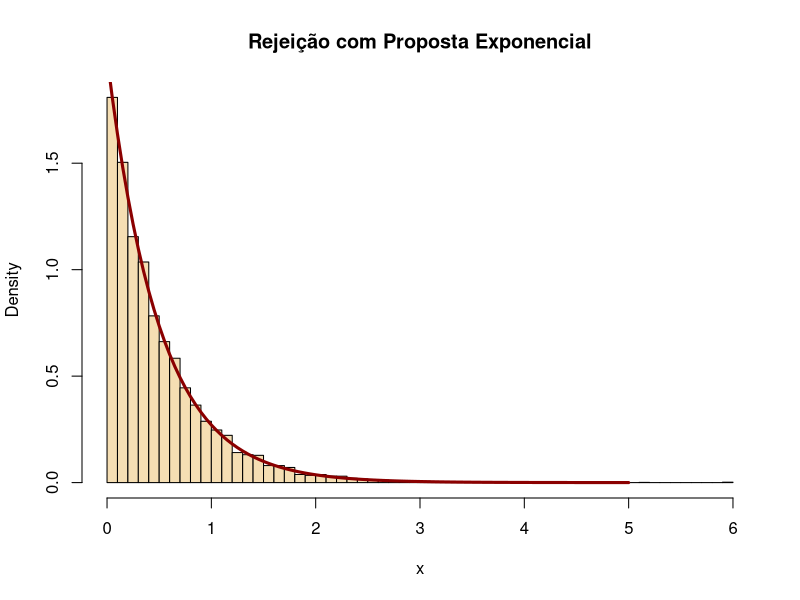

The R script that drew this image:
# Densidades
p <- function(x) { 2 * exp(-2 * x) }
h <- function(x) { exp(-x) }

gerar_X_rejeicao_exp <- function(n) {
  amostras <- numeric(n)
  aceitos <- 0
  c <- 2 # Constante calculada
  
  while(aceitos < n) {
    # 1. Gerar Y seguindo h(x) (Método da Inversa para Exponencial)
    u_inv <- runif(1)
    y <- -log(1 - u_inv) # Gerador de Y ~ Exp(1)
    
    # 2. Gerar U para o teste de aceitação
    u <- runif(1)
    
    # 3. Teste de aceitação: U <= p(y) / (c * h(y))
    razao <- p(y) / (c * h(y))
    
    if(u <= razao) {
      aceitos <- aceitos + 1
      amostras[aceitos] <- y
    }
  }
  return(amostras)
}

# Validação
set.seed(123)
amostra <- gerar_X_rejeicao_exp(10000)

hist(amostra, probability = TRUE, breaks = 50, col = "wheat", 
     main = "Rejeição com Proposta Exponencial", xlab = "x")
curve(2 * exp(-2 * x), from = 0, to = 5, add = TRUE, col = "darkred", lwd = 3)
